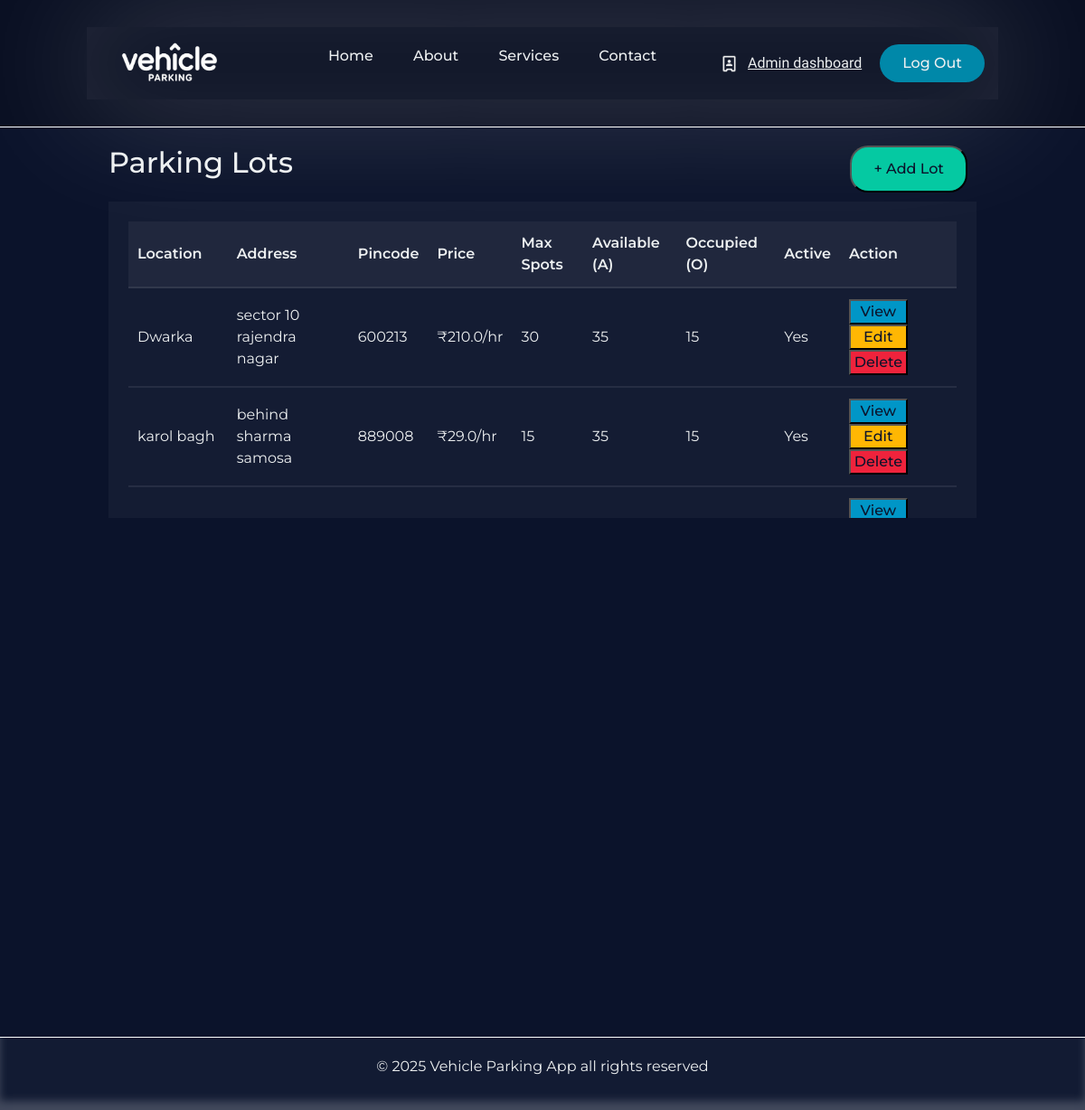
The page /admin on the database its author committed.
### Application/models.py (models this page shows)
class Parkinglot(db.Model):
    __tablename__='parking_lot'
    id=db.Column(db.Integer,primary_key=True)
    prime_location_name=db.Column(db.String(80),nullable=False)
    price=db.Column(db.Float,nullable=False)
    address=db.Column(db.String(250),nullable=False)
    pincode=db.Column(db.String(6),nullable=False)
    maximum_spots=db.Column(db.Integer,nullable=False)
    is_active=db.Column(db.Boolean,default=True,nullable=False)
    spots=db.relationship('Parkingspots',backref='lot',lazy=True)

### Application/controllers.py (the view)
@app.route('/admin')
def admin_dash():
    admin_details=User.query.filter_by(role='admin').first()
    parking_lot_details=Parkinglot.query.all()
    return render_template('admin_dashboard.html',admin_details=admin_details,parking_lot_details=parking_lot_details)

### templates/admin_dashboard.html (shortened to what this page needs)
{% extends 'admin_base.html' %}
{% block content %}
    <div class="parkinglot-table-heading-container">
                    <h2>Parking Lots</h2>
                    <a href="{{url_for('add_new_lot')}}"><button class="parkinglot-table-heading-Addlot-button">+ Add Lot</button></a>
                </div>
                <div class="parkinglot-table-container">
                  <table class="parkinglot-table">
                        <thead>
                          <tr>
                              <th>Location</th>
                              <th>Address</th>
                              <th>Pincode</th>
                              <th>Price</th>
                              <th>Max Spots</th>
                              <th>Available (A)</th>
                              <th>Occupied (O)</th>
                              <th>Active</th>
                              <th>Action</th>
                          </tr>
                        </thead>
                        <tbody>
                         {% for lot in parking_lot_details %}
                        <tr>
                            <td>{{lot.prime_location_name}}</td>
                            <td>{{lot.address}}</td>
                            <td>{{lot.pincode}}</td>
                            <td>₹{{lot.price}}/hr</td>
                            <td>{{lot.maximum_spots}}</td>
                            <td>35</td>
                            <td>15</td>
                            <td>{{'Yes' if lot.is_active else 'No'}}</td>
                            <td class="parking-lot-table-buttons">
                                <a href="/view-parking-lot/{{ lot.id }}"><button class="view-button">View</button></a>
                                 <a href="/edit-parking-lot/{{lot.id}}"><button class="edit-button">Edit</button></a>
                                 <a href=""></a><button class="delete-button">Delete</button></a>
                            </td>
                        </tr>
                        {% endfor %}
                    </tbody>
                  </table>
                </div>
{% endblock %}

### static/style.css (style rules this page uses)
* { box-sizing: border-box; margin: 0; padding: 0; font-family: "Montserrat",sans-serif; }
html,body { height: 100%; background-color: #0b132b; color: #edf0f1; }
li,a,button { font-weight: 500; font-size: 16px; color: inherit; text-decoration: none; }
.parkinglot-table-heading-container { margin-bottom: 10px; display: flex; justify-content: space-between; }
.parkinglot-table-heading-Addlot-button { color: #0b132b; padding: 12px 24px; border-radius: 20px; margin-right: 10px; background-color: #05c9a2; cursor: pointer; transition: all 0.3s ease 0s; }
.parkinglot-table-container { padding: 22px; width: 100%; background-color: rgba(255, 255, 255, 0.040); border: #f7f7f7; overflow-y: auto; max-height: 350px; }
.parkinglot-table { width: 100%; border-radius: 30px; border-collapse: separate; border-spacing: 0px; }
.parkinglot-table th, .parkinglot-table td { padding: 12px 10px; border-bottom: 2px solid rgba(255, 255, 255, 0.080);; }
.parkinglot-table th { text-align: left; background-color: rgba(255, 255, 255, 0.05); font-weight: 600; }
.parkinglot-table td { text-align: left; }
.parking-lot-table-buttons button { color: #0b132b; width: 65px; cursor: pointer; transition: all 0.3s ease 0s; }
.parking-lot-table-buttons .view-button { background-color: #0096c7; }
.parking-lot-table-buttons .edit-button,.parking-lot-table-buttons .parked-out-button { background-color: #ffb703; }
.parking-lot-table-buttons .delete-button,.parking-lot-table-buttons .release-button { background-color: #ef233c; }

### rows shown on the page
Parkinglot: prime_location_name "Dwarka", address "sector 10 rajendra nagar", pincode "600213", price "210.0", maximum_spots "30", is_active "Yes"
Parkinglot: prime_location_name "karol bagh", address "behind sharma samosa", pincode "889008", price "29.0", maximum_spots "15", is_active "Yes"
